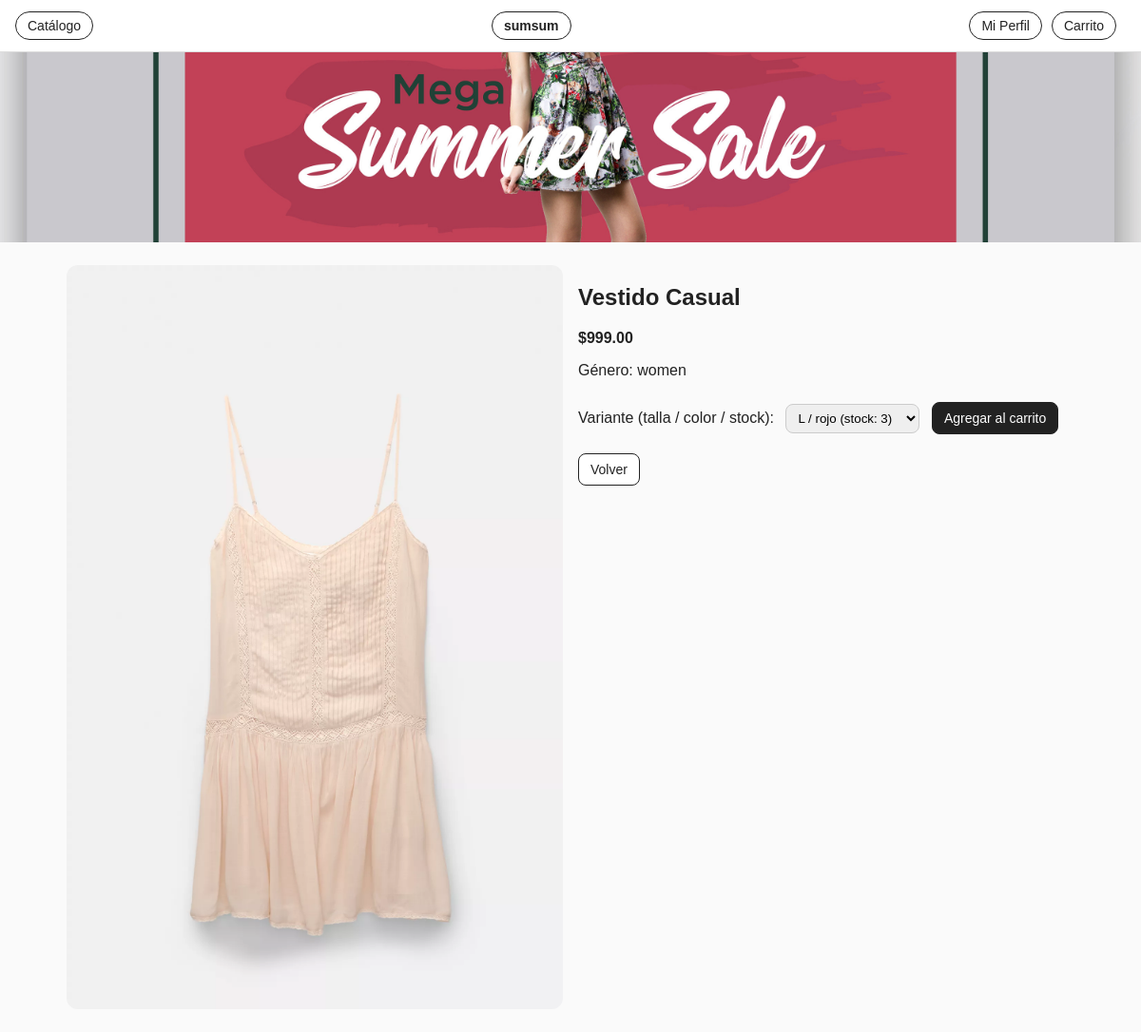
The page /product.php?id=4 on the database its author committed.
### tables this page shows
CREATE TABLE `productos` (
  `id` int(11) NOT NULL,
  `nombre` varchar(120) NOT NULL,
  `precio` decimal(10,2) NOT NULL,
  `genero` enum('men','women','unisex') NOT NULL DEFAULT 'unisex',
  `imagen` varchar(255) DEFAULT NULL,
  `activo` tinyint(1) NOT NULL DEFAULT 1,
  `creado_en` timestamp NOT NULL DEFAULT current_timestamp()
);

### product.php (the view, shortened to what this page needs)
<?php
$pdo = db();
$id = isset($_GET['id']) ? (int)$_GET['id'] : 0;
$stmt = $pdo->prepare("SELECT id, nombre, precio, genero, imagen FROM productos WHERE id=? AND activo=1");
$stmt->execute([$id]);
$product = $stmt->fetch();
$variants = [];
if ($product) {
  $st = $pdo->prepare("SELECT id, talla, color, stock FROM variantes WHERE producto_id=? ORDER BY talla, color");
  $st->execute([$id]);
  $variants = $st->fetchAll();
}
function money($n){ return '$'.number_format((float)$n, 2); }
?>
<!doctype html>
<html lang="es">
<head>
  <link rel="stylesheet" href="assets/styles.css">
</head>
<body>
  <nav class="nav">
    <div><a href="catalog.php">Catálogo</a></div>
    <a href="index.php" class="brand">sumsum</a>
    <div><a href="#">Mi Perfil</a><a href="cart.php">Carrito</a></div>
  </nav>
  <img src="assets/banner1.jpg" alt="SALE" class="banner">
  <div class="container">
    <?php if(!$product): ?>
      <div style="grid-column:1/-1">
        <h2>Producto no encontrado</h2>
        <p><a class="btn" href="catalog.php">Volver al catálogo</a></p>
      </div>
    <?php else: ?>
      <div class="grid" style="grid-template-columns:1fr 1fr;">
        <div>
          <img src="<?= htmlspecialchars($product['imagen']) ?>"
               alt="<?= htmlspecialchars($product['nombre']) ?>"
               style="width:100%; border-radius:12px;">
        </div>
        <div>
          <h2><?= htmlspecialchars($product['nombre']) ?></h2>
          <p><strong><?= money($product['precio']) ?></strong></p>
          <p>Género: <?= htmlspecialchars($product['genero']) ?></p>
          <form method="post" action="cart.php" style="margin-top:12px;">
            <label for="variant">Variante (talla / color / stock):</label>
            <select id="variant" name="variant_id"
                    style="margin-left:8px; padding:6px 8px; border-radius:8px; border:1px solid #ccc;" required>
              <?php foreach ($variants as $v): ?>
                <option value="<?= (int)$v['id'] ?>" <?= (int)$v['stock']===0 ? 'disabled' : '' ?>>
                  <?= htmlspecialchars($v['talla']) ?><?= $v['color'] ? ' / '.htmlspecialchars($v['color']) : '' ?>
                </option>
              <?php endforeach; ?>
            </select>
            <button type="submit" class="btn" style="margin-left:8px;">Agregar al carrito</button>
          </form>
          <p style="margin-top:12px;">
            <a href="catalog.php" class="btn" style="background:#fff;color:#222;">Volver</a>
          </p>
        </div>
      </div>
    <?php endif; ?>
  </div>
</body>
</html>

### assets/styles.css (style rules this page uses)
* { box-sizing: border-box; }
body { font-family: Arial, sans-serif; margin:0; background:#fafafa; color:#222; }
.nav { display:flex; justify-content:space-between; align-items:center; padding:12px 16px; border-bottom:1px solid #ddd; background:#fff; position:sticky; top:0; }
.nav a { margin-right:10px; padding:6px 12px; border:1px solid #222; border-radius:999px; text-decoration:none; color:#222; font-size:14px; }
.brand { font-weight: bold; font-size: 20px; text-decoration: none; color: #000; border: none; }
.banner { width:100%; max-height:200px; object-fit:cover; }
.container { max-width:1100px; margin:0 auto; padding:20px; }
.grid { display:grid; grid-template-columns:repeat(auto-fill, minmax(200px,1fr)); gap:16px; }
.btn { display:inline-block; margin-top:8px; padding:8px 12px; border:1px solid #222; border-radius:8px; background:#222; color:#fff; text-decoration:none; font-size:14px; }

### rows shown on the page
productos: imagen (picture), nombre "Vestido Casual", precio "$999.00", genero "women"

### other values the page prints
form field variant_id "L / rojo (stock: 3)"
